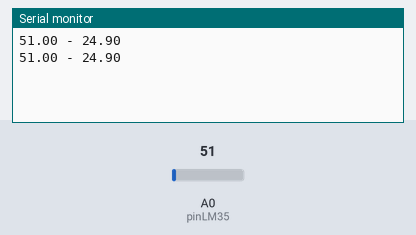
Bench run of a sketch on a simulated Arduino Uno, built with avr-gcc and run on an emulated ATmega328P. On the bench: the last lines printed to the serial monitor. Inputs (shaded band) come from the test bench; at power-on: A0 (pinLM35) = 51.

Above: at 1.8 s.
1.9 s: A0 (pinLM35) set to 61
At 2.8 s:
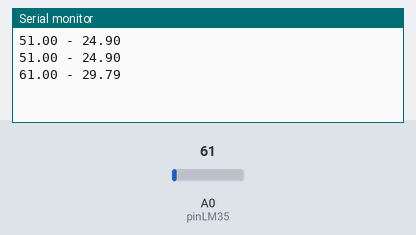
3.4 s: A0 (pinLM35) set to 71
At 4.6 s:
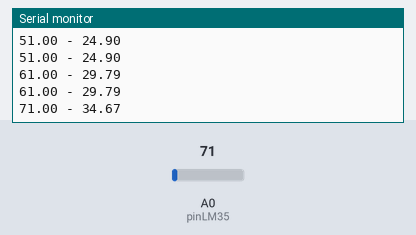
Timing chart, 0 to 6.4 s (numbered marks = the images above; inputs shaded):
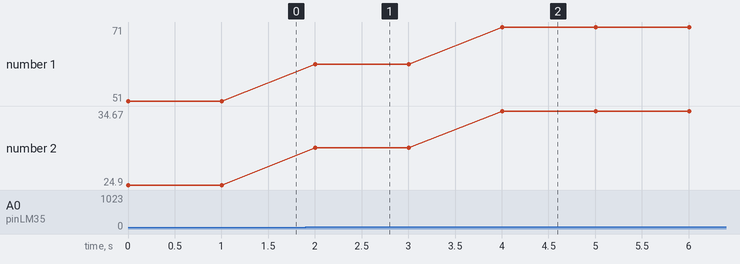

The sketch:

lm35_p1.ino
```cpp
float tempC;
float calculo;
int pinLM35 = 0;

void setup() {
  Serial.begin(9600); // bps
}

void loop() {
  tempC = analogRead(pinLM35); // leer
  calculo = (5.0 * tempC * 100.0) / 1024.0; // calcular
  Serial.print(tempC);
  Serial.print(" - ");
  Serial.print(calculo);
  Serial.print("\n");
  delay(1000);
}
```

Measured:
- after the input at 1.9 s, the serial monitor: prints a new line after 0.10 s (image 1)
- after the input at 3.4 s, the serial monitor: prints a new line after 0.60 s (image 2)
- plotted number 1: 51 → 61 after the input at 1.9 s, 61 → 71 after the input at 3.4 s
- plotted number 2: 24.9 → 29.79 after the input at 1.9 s, 29.79 → 34.67 after the input at 3.4 s
